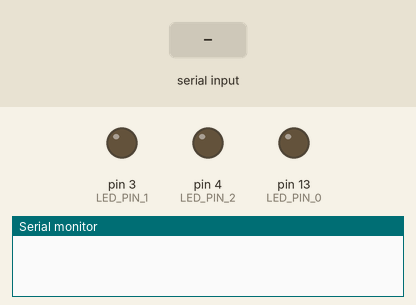
Bench run of a sketch on a simulated Arduino Uno, built with avr-gcc and run on an emulated ATmega328P. Parts: output pins drawn as LEDs (lit = HIGH), the last lines printed to the serial monitor. Inputs (shaded band) come from the test bench.

Above: at 1.2 s.
1.3 s: "0" received over Serial
At 1.9 s:
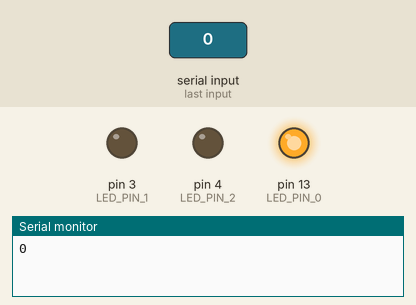
2.8 s: "1" received over Serial
At 4.0 s:
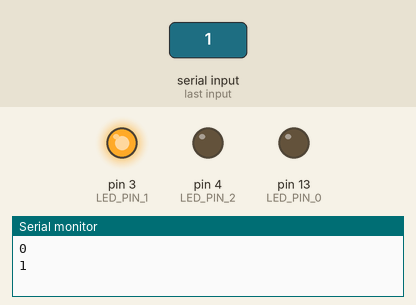
4.3 s: "2" received over Serial
At 5.4 s:
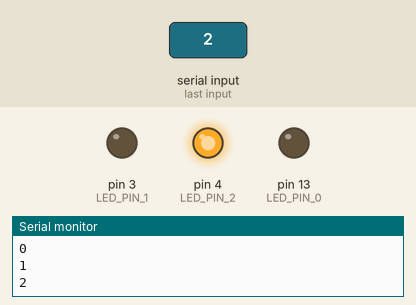
Timing chart, 0 to 7.3 s (numbered marks = the images above; inputs shaded):
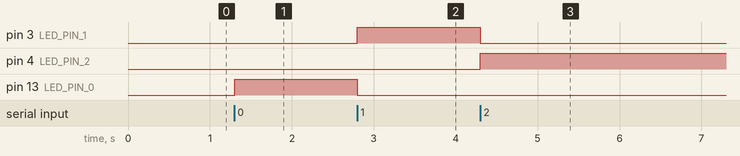

The sketch:

arduino_code.ino
```cpp
#define LED_PIN_0 13 // il pin 13 ha un led incorporato sul PCB di arduino
#define LED_PIN_1 3
#define LED_PIN_2 4


void setup() {
  // Il codice inserito qui dentro verrà eseguito per primo quando Arduino si accende, e verrà eseguito una sola volta
  Serial.begin(9600); //Inizializza il protocollo che permette di scrivere testo o numeri sul serial monitor
  pinMode(LED_PIN_0, OUTPUT); // Definisce che il pin a cui fa riferimento LED_PIN diventa un ouput, il microcontrollore sa che lo utilizzeremo per inviare segnali o dati
  pinMode(LED_PIN_1, OUTPUT);
  pinMode(LED_PIN_2, OUTPUT);
}

void loop() {
  // START: Il codice inserito tra queste parentesi graffe, invece, verrà eseguito all'infinito, finché arduino è acceso.

  /* QUESTO CODICE NON SERVE PIU'
    digitalWrite(LED_PIN, HIGH); // digitalWrite è una funzione che ci permette di impostare lo stato del pin | la funzione prende come parametro: il pin da modificare, lo stato da impostare (HIGH = acceso, LOW = spento)
    delay(500); // il delay mette in pausa arduino dal continuare dopo questa riga di codice, in questo caso lo fa aspettare qua per 500ms, per poi continuare fino in fondo
    digitalWrite(LED_PIN, LOW);
    delay(500);
  */

  if (Serial.available()) { // controlliamo se arrivano dati dal cavo che collega arduino al PC
    char c = Serial.read(); // Se ci sono dati, allora li leggiamo
    if (c == '0') {
      digitalWrite(LED_PIN_0, HIGH);
      digitalWrite(LED_PIN_1, LOW);
      digitalWrite(LED_PIN_2, LOW);
    }
    else if (c == '1') {
      digitalWrite(LED_PIN_0, LOW);
      digitalWrite(LED_PIN_1, HIGH);
      digitalWrite(LED_PIN_2, LOW);
    }
    else if (c == '2') {
      digitalWrite(LED_PIN_0, LOW);
      digitalWrite(LED_PIN_1, LOW);
      digitalWrite(LED_PIN_2, HIGH);
    }
    else {
      digitalWrite(LED_PIN_0, LOW);
      digitalWrite(LED_PIN_1, LOW);
      digitalWrite(LED_PIN_2, LOW);
    }
    Serial.println(c);
  }
  // quando l'esecuzione arriva qui in fondo, riparte dall'inizio --> START
}
```

Measured:
- after the input at 1.3 s, pin 13 (LED_PIN_0): LOW → HIGH at once
- after the input at 2.8 s, pin 3 (LED_PIN_1): LOW → HIGH at once; pin 13 (LED_PIN_0): HIGH → LOW at once
- after the input at 4.3 s, pin 3 (LED_PIN_1): HIGH → LOW at once; pin 4 (LED_PIN_2): LOW → HIGH at once
